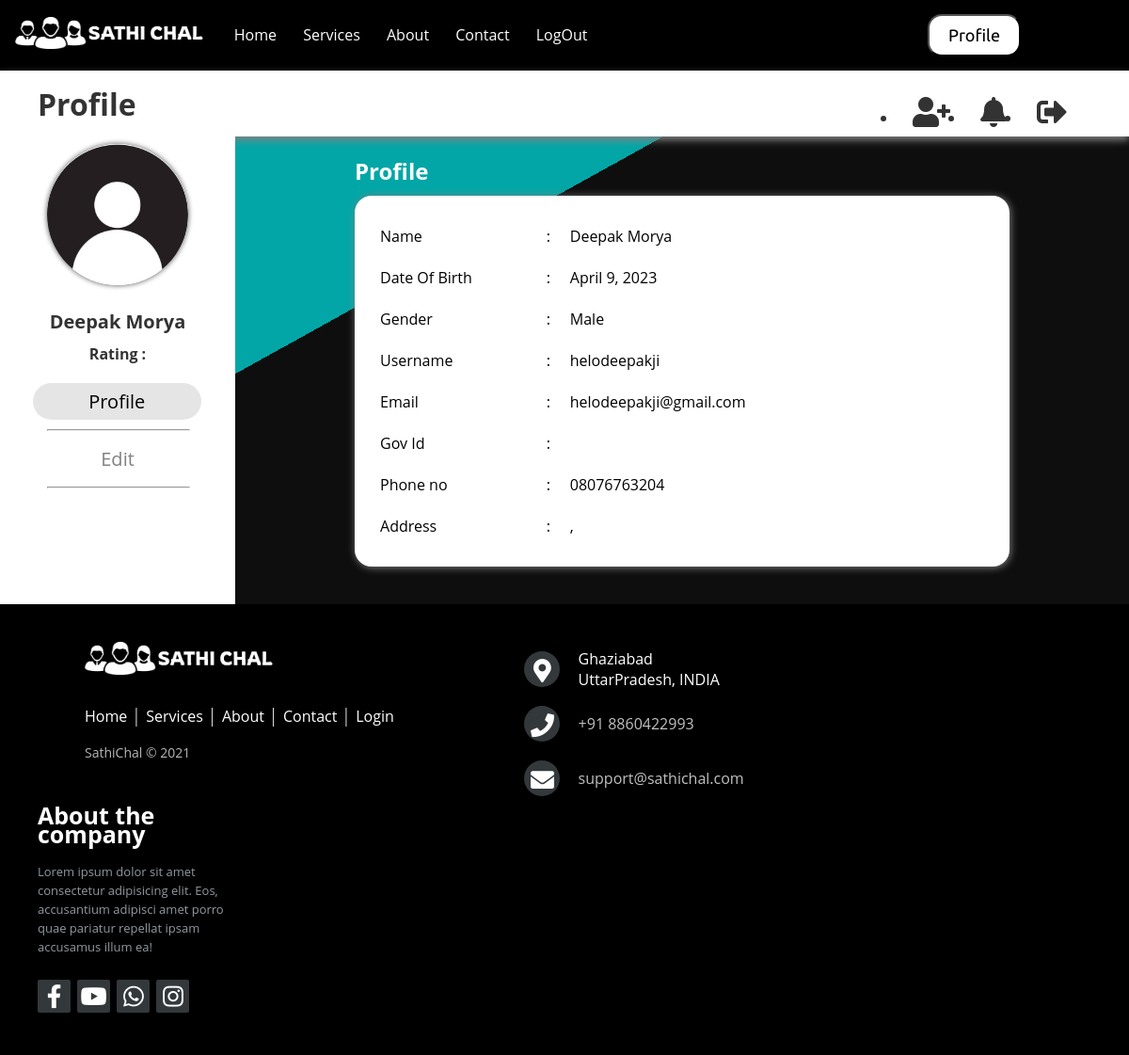
Before: /profile (signed in) with the older database file.
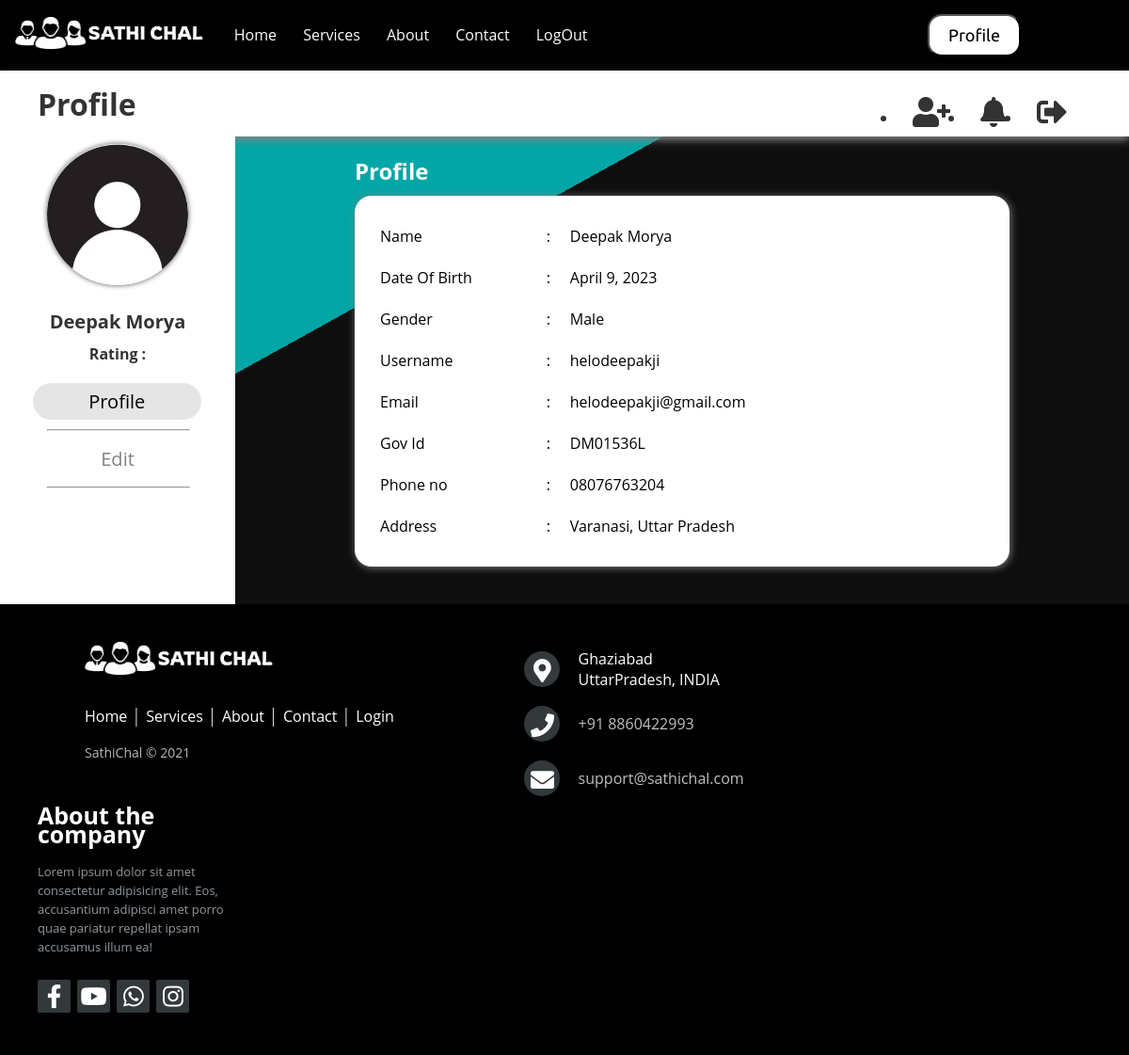
After: the same page with the newer database file.
### home/models.py (models this page shows)
class sathiUser(AbstractUser):
    gender =  models.CharField(max_length=1,choices = GENDER_FIElD)
    phone = models.CharField(max_length=15)
    dob = models.DateField(default="2000-01-01")
    aadhaarno = models.CharField(max_length=12)
    city = models.CharField(max_length=50, default="")
    state = models.CharField(max_length=50, default="")
    pass

### home/views.py (the view, shortened to what this page needs)
# urls.py: path('profile', views.profile, name='profile'),
def profile(request):
    if request.method == 'GET':
        if request.user.is_authenticated:
            data = sathiUser.objects.filter(username=request.user).values()
            context = {"data":data[0]}
            return render(request,"profile.html",context)
        else:
            return redirect(loginfun)

### templates/profile.html (shortened to what this page needs)
<!DOCTYPE html>
<html lang="en">
<head>
    <link rel="stylesheet" href="https://cdnjs.cloudflare.com/ajax/libs/font-awesome/5.12.1/css/all.min.css">
    {% load static %}
</head>
<body>
    {%include "layout/navbar.html"%}
    <div class="navbar-top">
        <div class="title">
            <h1>Profile</h1>
        </div>
        <ul>
            <li>
                <a id="friendrequest">
                    <i class="fa fa-user-plus fa-2x"></i>
                </a>
            </li>
            <li>
                <a href="#notification">
                    <i class="fa fa-bell fa-2x"></i>
                </a>
            </li>
            <li>
                <a href="/logout">
                    <i class="fa fa-sign-out-alt fa-2x"></i>
                </a>
            </li>
        </ul>
    </div>
    <div class="client-page">
        <div class="sidenav">
            <div class="client">
                <img id="profile_pic" src="{% if data.image %}{{data.image}}{% else %}{% static 'images/profile.jpg' %}{% endif %}" alt="" width="150" height="150">
                <div class="name">
                    {{data.first_name}} {{data.last_name}}
                </div>
                <div class="job">
                    Rating :
                </div>
            </div>
            <div class="sidenav-url">
                <div class="url">
                    <a class="active" id="client">Profile</a>
                    <hr align="center">
                </div>
                <div class="url">
                    <a id="settings">Edit</a>
                    <hr align="center">
                </div>
            </div>
        </div>
        <div class="main">
            <h2>Profile</h2>
            <div class="card">
                <div class="card-body " id="details">
                    <table>
                        <tbody>
                            <tr>
                                <td>Name</td>
                                <td>:</td>
                                <td>{{data.first_name}} {{data.last_name}}</td>
                            </tr>
                            <tr>
                                <td>Date Of Birth</td>
                                <td>:</td>
                                <td>{{data.dob}}</td>
                            </tr>
                            <tr>
                                <td>Gender</td>
                                <td>:</td>
                                <td>{{data.gender}}</td>
                            </tr>
                            <tr>
                                <td>Username</td>
                                <td>:</td>
                                <td>{{data.username}}</td>
                            </tr>
                            <tr>
                                <td>Email</td>
                                <td>:</td>
                                <td>{{data.email}}</td>
                            </tr>
                            <tr>
                                <td>Gov Id</td>
                                <td>:</td>
                                <td>{{data.aadhaarno}}</td>
                            </tr>
                            <tr>
                                <td>Phone no</td>
                                <td>:</td>
                                <td>{{data.phone}}</td>
                            </tr>
                            <tr>
                                <td>Address</td>
                                <td>:</td>
                                <td>{{data.city}}, {{data.state}}</td>
                            </tr>
                        </tbody>
                    </table>
                </div>
            </div>
        </div>
    </div>
    {%include "layout/footer.html"%}
</body>
</html>

### templates/layout/navbar.html (shortened to what this page needs)
{% load static %}
<nav>
    <div class="utn">
        <div class="logo">
            <img src="{% static 'images/sathichal.png' %}" width="200px" alt="">
        </div>
        <div class="nav" id="nav">
            <a href="home">Home</a>
            <a href="">Services</a>
            <a href="">About</a>
            <a href="contact">Contact</a>
            {% if user.is_authenticated %}
            <a href="logout">LogOut</a>
            {% else %}
            <a href="login">Login</a>
            {% endif %}
        </div>
    </div>
    <div class="dtn">
        {% if user.is_authenticated %}
        <a href="profile"><button> Profile </button></a>
        {% else %}
        <a href="signup"><button> Get started </button></a>
        {% endif %}
    </div>
</nav>

### templates/layout/footer.html (shortened to what this page needs)
{% load static %}
<footer class="footer-distributed">
    <div class="footer-left">
        <img src="{% static 'images/sathichal.png' %}" width="200px" alt="">
        <p class="footer-links">
            <a href="home" class="link-1">Home</a>
            <a href="searchresult">Services</a>
            <a href="about">About</a>
            <a href="contact">Contact</a>
            <a href="login">Login</a>
        </p>
        <p class="footer-company-name"> SathiChal © 2021</p>
    </div>
    <div class="footer-center">
        <div class="loca">
            <i class="fas fa-map-marker-alt"></i>
            <p>Ghaziabad <br> UttarPradesh, INDIA</p>
        </div>
        <div class="loca">
            <i class="fas fa-phone"></i>
            <p> <a href="tel: +918860422993"> +91 8860422993 </a> </p>
        </div>
        <div class="loca">
            <i class="fas fa-envelope"></i>
            <p><a href="mailto:support@sathichal.com">support@sathichal.com</a></p>
        </div>
    </div>
    <div class="footer-right">
        <p class="footer-company-about">
            <span>About the company</span>
            Lorem ipsum dolor sit amet consectetur adipisicing elit. Eos, accusantium adipisci amet porro quae pariatur repellat ipsam accusamus illum ea!
        </p>
        <div class="footer-icons">
            <a href="#"><i class="fab fa-facebook-f"></i></a>
            <a href="https://www.youtube.com/@nxttourindia"><i class="fab fa-youtube"></i></a>
            <a href="https://api.whatsapp.com/send/?phone=918860422993&text=I am intrested to travel"><i
                    class="fab fa-whatsapp"></i></a>
            <a href="https://www.instagram.com/nxttour.in/"><i class="fab fa-instagram"></i></a>
        </div>
    </div>
</footer>

### templates/profile.html (style rules this page uses)
* { margin: 0; }
body { background: linear-gradient( 331deg, rgba(14, 14, 14, 1) 70%, rgba(2, 166, 166, 1) 70% ); font-family: Arial; }
.navbar-top { background-color: #fff; color: #333; box-shadow: 0px 4px 8px 0px grey; height: 70px; display: flex; justify-content: space-between; align-items: center; }
.title { font-family: 'Dancing Script', cursive; padding: 15px 40px; }
.navbar-top ul { display: flex; padding: 18px 50px 0 40px; }
.navbar-top ul li a { color: #333; padding: 14px 16px; text-align: center; text-decoration: none; cursor: pointer; }
.client-page { display: flex; }
.sidenav { background-color: #fff; color: #333; padding-top: 20px; width: 250px; }
.client { margin-bottom: 20px; margin-top: -12px; text-align: center; }
.client img { object-fit: cover; border-radius: 50%; box-shadow: 0px 0px 5px 1px grey; }
.name { font-size: 20px; font-weight: bold; padding-top: 20px; }
.job { font-size: 16px; font-weight: bold; padding-top: 10px; }
.url, hr { text-align: center; }
.url hr { margin-left: 20%; width: 60%; }
.url a { color: #818181; display: block; font-size: 20px; margin: 10px 0; padding: 6px 8px; text-decoration: none; }
.url a:hover, .url .active { background-color: #0000001a; border-radius: 28px; color: #000; margin-left: 14%; width: 65%; }
.main { margin: 20px auto; font-size: 28px; padding: 0 10px; width: 58%; }
.main h2 { color: #fff; font-family: 'Segoe UI', Tahoma, Geneva, Verdana, sans-serif; font-size: 24px; margin-bottom: 10px; }
.main .card { background-color: #fff; border-radius: 18px; box-shadow: 1px 1px 8px 0 grey; height: auto; margin-bottom: 20px; padding: 20px; }
.main .card table { border: none; font-size: 16px; height: 270px; width: 80%; }
table td { padding: 10px 5px; }

### templates/layout/navbar.html (style rules this page uses)
* { margin: 0; padding: 0; }
body { font-family: 'Ubuntu', sans-serif; }
nav { background: black; padding: 15px; display: flex; align-items: center; justify-content: space-around; }
nav .utn { width: 60%; display: flex; align-items: center; justify-content: space-around; }
nav .utn .logo img { width: 200px; }
nav .utn .nav { margin: 0 20px; transition: all 0.3s ease; }
nav .dtn { width: 40%; display: flex; justify-content: flex-end; margin-right: 100px; align-items: center; }
nav .utn a { text-decoration: none; color: white; margin: 5px; padding: 5px; border: 2px solid black; }
nav .dtn button { background: white; padding: 10px 20px; border-radius: 15px; font-size: 18px; font-family: 'Ubuntu', sans-serif; cursor: pointer; }

Changed rows visible on the page:
changed sathiUser "Deepak": aadhaarno (not shown) → "DM01536L"; city (not shown) → "Varanasi"; state (not shown) → "Uttar Pradesh"
